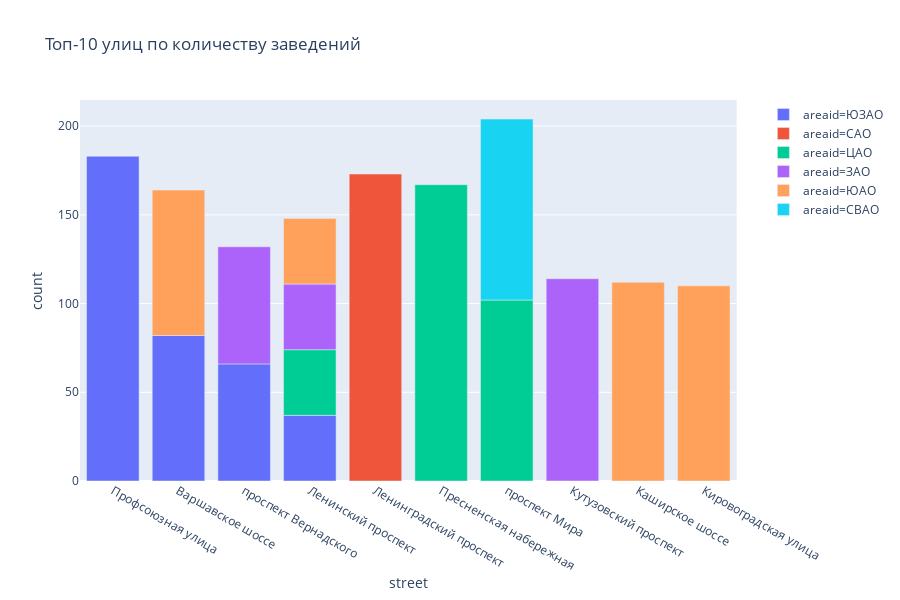

Notebook source saved alongside this figure:
### Markdown cell above
Если улица проходит через несколько округов , то количество заведений на этой улице поделила по этим округам равными долями. Точное деление по округам сделать нельзя .
    График ниже

### Code cell
new_df=new_df.drop_duplicates()
new_df_count=new_df.groupby('street')['areaid'].count().rename('count_areaid').reset_index()
rest_data_01=rest_data[['street','number']]


street_top10_areaid_dop=rest_data_01.merge(new_df,on='street')
street_top10_areaid_dop=street_top10_areaid_dop.merge(new_df_count, on='street')

street_top10_areaid_dop=street_top10_areaid_dop[(street_top10_areaid_dop['street']!='город Зеленоград')&(street_top10_areaid_dop['street']!='поселение Сосенское')].groupby(['street','areaid']).agg({'number':'count','count_areaid':'mean'})

street_top10_areaid_dop=street_top10_areaid_dop.reset_index()
street_top10_areaid_dop['count']=street_top10_areaid_dop['number']/street_top10_areaid_dop['count_areaid']
street_top10_areaid_dop=street_top10_areaid_dop.query('number>108').sort_values(by='count',ascending=False)

fig=px.bar(street_top10_areaid_dop,x='street', y='count', color='areaid', title='Топ-10 улиц по количеству заведений')
fig.show()

### Figure 1 — Plotly figure (JSON) as saved in the notebook; plotly's stock layout.template omitted (floating-point values rounded to 4 significant figures)
{"data": [{"alignmentgroup": "True", "hoverlabel": {"namelength": 0}, "hovertemplate": "areaid=ЮЗАО<br>street=%{x}<br>count=%{y}", "legendgroup": "areaid=ЮЗАО", "marker": {"color": "#636efa"}, "name": "areaid=ЮЗАО", "offsetgroup": "areaid=ЮЗАО", "orientation": "v", "showlegend": true, "textposition": "auto", "type": "bar", "x": ["Профсоюзная улица", "Варшавское шоссе", "проспект Вернадского", "Ленинский проспект"], "xaxis": "x", "y": [183, 82, 66, 37], "yaxis": "y"}, {"alignmentgroup": "True", "hoverlabel": {"namelength": 0}, "hovertemplate": "areaid=САО<br>street=%{x}<br>count=%{y}", "legendgroup": "areaid=САО", "marker": {"color": "#EF553B"}, "name": "areaid=САО", "offsetgroup": "areaid=САО", "orientation": "v", "showlegend": true, "textposition": "auto", "type": "bar", "x": ["Ленинградский проспект"], "xaxis": "x", "y": [173], "yaxis": "y"}, {"alignmentgroup": "True", "hoverlabel": {"namelength": 0}, "hovertemplate": "areaid=ЦАО<br>street=%{x}<br>count=%{y}", "legendgroup": "areaid=ЦАО", "marker": {"color": "#00cc96"}, "name": "areaid=ЦАО", "offsetgroup": "areaid=ЦАО", "orientation": "v", "showlegend": true, "textposition": "auto", "type": "bar", "x": ["Пресненская набережная", "проспект Мира", "Ленинский проспект"], "xaxis": "x", "y": [167, 102, 37], "yaxis": "y"}, {"alignmentgroup": "True", "hoverlabel": {"namelength": 0}, "hovertemplate": "areaid=ЗАО<br>street=%{x}<br>count=%{y}", "legendgroup": "areaid=ЗАО", "marker": {"color": "#ab63fa"}, "name": "areaid=ЗАО", "offsetgroup": "areaid=ЗАО", "orientation": "v", "showlegend": true, "textposition": "auto", "type": "bar", "x": ["Кутузовский проспект", "проспект Вернадского", "Ленинский проспект"], "xaxis": "x", "y": [114, 66, 37], "yaxis": "y"}, {"alignmentgroup": "True", "hoverlabel": {"namelength": 0}, "hovertemplate": "areaid=ЮАО<br>street=%{x}<br>count=%{y}", "legendgroup": "areaid=ЮАО", "marker": {"color": "#FFA15A"}, "name": "areaid=ЮАО", "offsetgroup": "areaid=ЮАО", "orientation": "v", "showlegend": true, "textposition": "auto", "type": "bar", "x": ["Каширское шоссе", "Кировоградская улица", "Варшавское шоссе", "Ленинский проспект"], "xaxis": "x", "y": [112, 110, 82, 37], "yaxis": "y"}, {"alignmentgroup": "True", "hoverlabel": {"namelength": 0}, "hovertemplate": "areaid=СВАО<br>street=%{x}<br>count=%{y}", "legendgroup": "areaid=СВАО", "marker": {"color": "#19d3f3"}, "name": "areaid=СВАО", "offsetgroup": "areaid=СВАО", "orientation": "v", "showlegend": true, "textposition": "auto", "type": "bar", "x": ["проспект Мира"], "xaxis": "x", "y": [102], "yaxis": "y"}], "layout": {"barmode": "relative", "height": 600, "legend": {"tracegroupgap": 0}, "title": {"text": "Топ-10 улиц по количеству заведений"}, "xaxis": {"anchor": "y", "domain": [0, 0.98], "title": {"text": "street"}}, "yaxis": {"anchor": "x", "domain": [0, 1], "title": {"text": "count"}}}}
